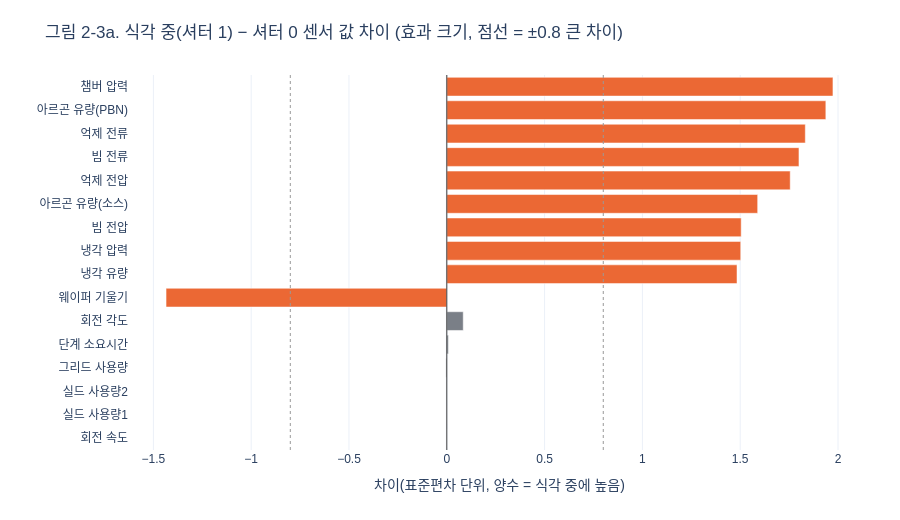
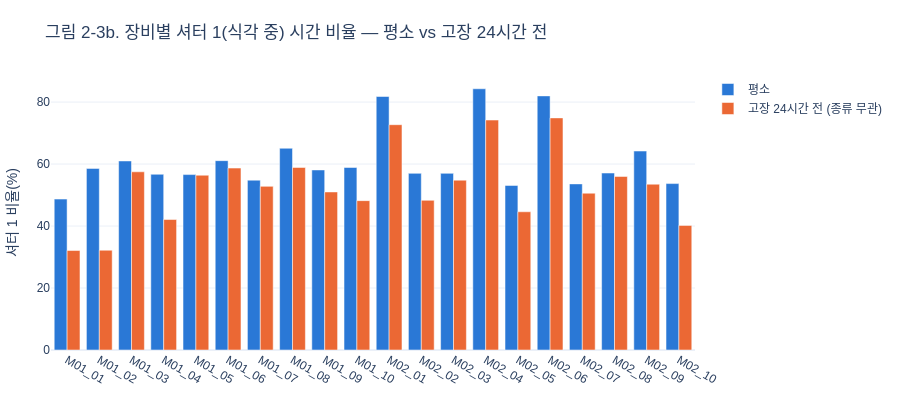

The code cell stored with these charts, in order, in its notebook:
### Markdown cell above
### 2-3. 분석 대상 — 식각 중(셔터 1) 구간만 쓴다

셔터(`shutter`)는 이온 빔과 웨이퍼 사이의 가림막이다. 공식 설명은 없지만 선행 연구(TCS 2018, UMD 2025)는 값 1을 **식각 중**으로 보고 그 구간만 썼다. 이 노트북도 **3장부터는 셔터 1 구간만** 본다. 무작위로 뽑는 샘플링이 아니라 조건으로 거르는 필터링이다.

거르는 순서: **원본 4초 행에서 셔터 1만 먼저 거르고 → 스텝 구간으로 요약**한다(`data/processed/step_s1/`). 셔터 1이 끊기면 같은 스텝이어도 다른 구간이 된다. 전체를 먼저 묶고 첫 셔터 값으로 거르는 방식과 차이가 있는지 마지막에 확인한다.

이 절만 **전체 구간**으로 아래 네 가지를 본다.
1. 셔터 값별 비율 (구간 수 / 시간)
2. 식각 중과 셔터 0의 센서 값 차이 (효과 크기)
3. 냉각 압력·유량의 고장 구분력: 전체 구간 vs 셔터 1
4. 셔터 1만 쓰면 **빠지는 정보**: 고장 직전 셔터 상태, 고장 직전 기록 유무

### Code cell
shutter_code = df_all.shutter.fillna(-1).to_numpy()
all_weight = df_all.n_rows.to_numpy()                      # 가중치 = 원본 행 수 → 시간 기준
prefault_all = {fault: (df_all[TTF[fault]] <= DAY).to_numpy() for fault in FAULTS}
SH_LABEL = {-1: '결측', 0: '0', 1: '1 (식각 중)', 2: '2', 3: '3', 255: '255'}

# ── 1) 셔터 값별 비율 ────────────────────────────────────────────
def shutter_share(row_mask, weight):
    # row_mask 구간 안에서 셔터 값별 비율(%). weight가 1이면 구간 수, n_rows면 시간 기준
    weight_by_shutter = pd.Series(weight[row_mask]).groupby(shutter_code[row_mask]).sum()
    return weight_by_shutter / weight_by_shutter.sum() * 100

all_rows = np.ones(len(df_all), bool)
shutter_columns = {'전체 · 구간 수': shutter_share(all_rows, np.ones(len(df_all))), '전체 · 시간': shutter_share(all_rows, all_weight)}
for fault in FAULTS:
    shutter_columns[f'{FSHORT[fault]} 24시간 전 · 시간'] = shutter_share(prefault_all[fault], all_weight)
shutter_table = pd.DataFrame(shutter_columns).fillna(0).round(1)
shutter_table.index = [SH_LABEL.get(int(shutter_value), str(shutter_value)) for shutter_value in shutter_table.index]
shutter_table.index.name = '셔터 값 (%)'
display(shutter_table)

# ── 2) 식각 중(셔터 1) vs 셔터 0 센서 값 차이 ────────────────────────
is_etching_all, is_shutter0_all = shutter_code == 1, shutter_code == 0
shutter_diff_rows = []
for sensor, mean_col in zip(SENSORS, FEAT):
    sensor_values = df_all[mean_col].to_numpy()
    etching_values, shutter0_values = sensor_values[is_etching_all], sensor_values[is_shutter0_all]
    # 효과 크기 = (식각 중 평균 − 셔터 0 평균) / 두 집단 표준편차의 평균(제곱 평균의 제곱근)
    pooled_std = np.sqrt((np.nanvar(etching_values) + np.nanvar(shutter0_values)) / 2)
    effect_size = (np.nanmean(etching_values) - np.nanmean(shutter0_values)) / pooled_std if pooled_std > 0 else np.nan
    shutter_diff_rows.append({'센서': NAMES[sensor], '식각 중 중앙값': np.nanmedian(etching_values),
                              '셔터 0 중앙값': np.nanmedian(shutter0_values), '차이(표준편차 단위)': effect_size})
shutter_diff = (pd.DataFrame(shutter_diff_rows).set_index('센서')
                .sort_values('차이(표준편차 단위)', key=lambda col: col.abs(), ascending=False))
print(f'구간 수: 식각 중 {is_etching_all.sum():,} · 셔터 0 {is_shutter0_all.sum():,}')
display(shutter_diff.round(2))

bar_order = shutter_diff.iloc[::-1]
fig = go.Figure(go.Bar(x=bar_order['차이(표준편차 단위)'], y=bar_order.index, orientation='h',
                       marker_color=[C_FAIL if abs(value) >= 0.8 else C_GREY for value in bar_order['차이(표준편차 단위)']],
                       hovertemplate='%{y}<br>%{x:.2f} 표준편차<extra></extra>'))
for line_x in (-0.8, 0.8):
    fig.add_vline(x=line_x, line=dict(color='#999', dash='dot', width=1))
fig.add_vline(x=0, line=dict(color='#444', width=1))
fig.update_layout(title='그림 2-3a. 식각 중(셔터 1) − 셔터 0 센서 값 차이 (효과 크기, 점선 = ±0.8 큰 차이)',
                  xaxis_title='차이(표준편차 단위, 양수 = 식각 중에 높음)', yaxis_title='')
show(fig, 520)

# ── 3) 냉각 압력·유량 구분력: 전체 구간 vs 셔터 1 ─────────────────────
# z값 기준은 3-2와 같다: 장비·레시피·스텝·셔터별 평소(고장에서 24시간 넘게) 구간, 30개 이상
COMPARE_SENSORS = ['FLOWCOOLPRESSURE', 'FLOWCOOLFLOWRATE']
is_normal_all = nearest_fault_dist(df_all, events) > DAY
ctx_all = df_all.assign(_rs=df_all.recipe_step.fillna(-1), _sh=df_all.shutter.fillna(-1)) \
                .groupby(['Tool', 'recipe', '_rs', '_sh'], observed=True, sort=False).ngroup().to_numpy()
normal_frame = df_all.loc[is_normal_all, [sensor + '_mean' for sensor in COMPARE_SENSORS]].assign(ctx=ctx_all[is_normal_all])
normal_group = normal_frame.groupby('ctx')
enough_normal_ctx = normal_group.size() >= 30
z_all = {}
for sensor in COMPARE_SENSORS:
    ctx_mean = normal_group[sensor + '_mean'].mean().reindex(ctx_all).to_numpy()
    ctx_std = normal_group[sensor + '_mean'].std().where(enough_normal_ctx).reindex(ctx_all).to_numpy()
    z_all[sensor] = (df_all[sensor + '_mean'].to_numpy() - ctx_mean) / np.where(ctx_std > 1e-6, ctx_std, np.nan)

compare_rng = np.random.default_rng(0)
compare_rows = []
for scope_name, scope_mask in [('전체 구간', all_rows), ('셔터 1', is_etching_all)]:
    for tool, row_idx in df_all.groupby('Tool', observed=True).indices.items():
        normal_idx = row_idx[is_normal_all[row_idx] & scope_mask[row_idx]]
        if len(normal_idx) > 50_000:                         # 평소 구간은 장비당 최대 5만 개 표본
            normal_idx = compare_rng.choice(normal_idx, 50_000, replace=False)
        for fault in FAULTS:
            prefault_idx = row_idx[prefault_all[fault][row_idx] & scope_mask[row_idx]]
            for sensor in COMPARE_SENSORS:
                compare_rows.append({'범위': scope_name, '센서': NAMES[sensor], '고장': FSHORT[fault],
                                     'auc': auc(z_all[sensor][prefault_idx], z_all[sensor][normal_idx])})
scope_auc = (pd.DataFrame(compare_rows).groupby(['센서', '고장', '범위']).auc.median().unstack('범위')
             [['전체 구간', '셔터 1']].reindex(ORDER, level='고장'))
scope_auc['|AUC−0.5| 전체'] = (scope_auc['전체 구간'] - .5).abs()
scope_auc['|AUC−0.5| 셔터 1'] = (scope_auc['셔터 1'] - .5).abs()
display(Markdown('**장비별 AUC 중앙값** (0.5 = 구분 못 함, 0.5에서 멀수록 잘 구분)'))
display(scope_auc.round(3))

# ── 4) 셔터 1만 쓰면 빠지는 정보 ──────────────────────────────────────
# (a) 장비별 셔터 1 시간 비율: 평소 vs 고장 24시간 전(종류 무관)
is_any_prefault_all = np.logical_or.reduce([prefault_all[fault] for fault in FAULTS])
tool_of_row_all = df_all.Tool.astype(str).to_numpy()
def shutter1_time_share(row_mask):
    return (pd.Series(all_weight * is_etching_all * row_mask).groupby(tool_of_row_all).sum()
            / pd.Series(all_weight * row_mask).groupby(tool_of_row_all).sum() * 100)
shutter1_by_tool = pd.DataFrame({'평소': shutter1_time_share(is_normal_all),
                                 '고장 24시간 전 (종류 무관)': shutter1_time_share(is_any_prefault_all)}).round(1)
fig = go.Figure()
for column_name, color in zip(shutter1_by_tool.columns, [C_OK, C_FAIL]):
    fig.add_bar(x=shutter1_by_tool.index, y=shutter1_by_tool[column_name], name=column_name, marker_color=color)
fig.update_layout(title='그림 2-3b. 장비별 셔터 1(식각 중) 시간 비율 — 평소 vs 고장 24시간 전', yaxis_title='셔터 1 비율(%)', barmode='group')
show(fig, 420)

# (b) 고장 직전 기록 유무: 모든 기록 기준 vs 식각(셔터 1) 기록 기준
def no_record_share(segment_mask, window_sec):
    # 고장 기록마다 직전 window_sec 안에 segment_mask 구간이 하나도 없는 비율(%)
    no_record = {fault: [] for fault in FAULTS}
    for tool, row_idx in df_all.groupby('Tool', observed=True).indices.items():
        row_idx = row_idx[segment_mask[row_idx]]
        seg_start, seg_end = df_all.time_start.to_numpy()[row_idx], df_all.time_end.to_numpy()[row_idx]
        longest = (seg_end - seg_start).max() if len(row_idx) else 0
        for fault in events[events.Tool == tool].itertuples():
            lo = np.searchsorted(seg_start, fault.time - window_sec - longest, 'left')
            hi = np.searchsorted(seg_start, fault.time, 'left')
            overlaps = (seg_end[lo:hi] > fault.time - window_sec).any()
            no_record[fault.fault_type].append(not overlaps)
    return {FSHORT[fault]: round(np.mean(values) * 100, 1) for fault, values in no_record.items()}

record_table = pd.DataFrame({
    '직전 1시간 기록 없음 · 모든 기록(%)': no_record_share(all_rows, HOUR),
    '직전 1시간 기록 없음 · 식각 기록(%)': no_record_share(is_etching_all, HOUR),
    '직전 24시간 기록 없음 · 모든 기록(%)': no_record_share(all_rows, DAY),
    '직전 24시간 기록 없음 · 식각 기록(%)': no_record_share(is_etching_all, DAY)}).reindex(ORDER)
record_table.index.name = '고장'
display(record_table)

# ── 이후 분석 대상: 셔터 1 구간만 ────────────────────────────────────
# step_s1/ = 원본 4초 행에서 셔터 1만 먼저 거른 뒤 스텝 구간으로 요약한 데이터 (src/make_processed.py)
df = pd.concat([pd.read_parquet(path, columns=load_cols) for path in sorted((PROC / 'step_s1').glob('*.parquet'))],
               ignore_index=True)
df['Tool'] = df.Tool.astype('category')
df['M'] = df.Tool.astype(str).str[:3]
df = df.sort_values(['Tool', 'time_start']).reset_index(drop=True)
assert len(df) == sum(tool_info['step_s1_rows'] for tool_info in manifest.values())

# 옛 방식(전체를 스텝 구간으로 묶은 뒤 첫 셔터 값이 1인 구간)과 비교
mix_total = pd.DataFrame([tool_info['shutter_mix'] for tool_info in manifest.values()]).sum()
old_filtered = df_all[df_all.shutter == 1]
print(f'스텝 구간 안에서 셔터 값이 바뀌는 구간: {mix_total.mixed_segments:,}개 / {mix_total.step_segments:,}개 · '
      f'옛 방식에 섞인 셔터 1 아닌 원본 행: {mix_total.old_rows_not_etching:,}행')
print(f'구간 수: 새 방식 {len(df):,} · 옛 방식 {len(old_filtered):,} / '
      f'원본 행: 새 방식 {df.n_rows.sum():,} · 옛 방식 {old_filtered.n_rows.sum():,}')
is_shutter1 = np.ones(len(df), bool)                       # 3장 이후 df는 모두 셔터 1 (기존 코드 호환용)
print(f'3장 이후 분석 대상: 셔터 1 구간 {len(df):,}개 (전체의 {len(df) / len(df_all):.1%}) · '
      f'시간 기준 {df.n_rows.sum() / RAW_ROWS:.1%}')

### Figure 1 — Plotly figure (JSON) as saved in the notebook; plotly's stock layout.template omitted (floating-point values rounded to 4 significant figures)
{"data": [{"hovertemplate": "%{y}<br>%{x:.2f} 표준편차<extra></extra>", "marker": {"color": ["#7a7f87", "#7a7f87", "#7a7f87", "#7a7f87", "#7a7f87", "#7a7f87", "#eb6834", "#eb6834", "#eb6834", "#eb6834", "#eb6834", "#eb6834", "#eb6834", "#eb6834", "#eb6834", "#eb6834"]}, "orientation": "h", "type": "bar", "x": [0.0004328, -0.001021, 0.001189, -0.00436, 0.008198, 0.08409, -1.435, 1.484, 1.503, 1.505, 1.589, 1.756, 1.8, 1.833, 1.938, 1.974], "y": ["회전 속도", "실드 사용량1", "실드 사용량2", "그리드 사용량", "단계 소요시간", "회전 각도", "웨이퍼 기울기", "냉각 유량", "냉각 압력", "빔 전압", "아르곤 유량(소스)", "억제 전압", "빔 전류", "억제 전류", "아르곤 유량(PBN)", "챔버 압력"]}], "layout": {"font": {"family": "Malgun Gothic, sans-serif"}, "height": 520, "margin": {"b": 70, "l": 30, "r": 30, "t": 75}, "shapes": [{"line": {"color": "#999", "dash": "dot", "width": 1}, "type": "line", "x0": -0.8, "x1": -0.8, "xref": "x", "y0": 0, "y1": 1, "yref": "y domain"}, {"line": {"color": "#999", "dash": "dot", "width": 1}, "type": "line", "x0": 0.8, "x1": 0.8, "xref": "x", "y0": 0, "y1": 1, "yref": "y domain"}, {"line": {"color": "#444", "width": 1}, "type": "line", "x0": 0, "x1": 0, "xref": "x", "y0": 0, "y1": 1, "yref": "y domain"}], "title": {"text": "그림 2-3a. 식각 중(셔터 1) − 셔터 0 센서 값 차이 (효과 크기, 점선 = ±0.8 큰 차이)"}, "xaxis": {"title": {"text": "차이(표준편차 단위, 양수 = 식각 중에 높음)"}}, "yaxis": {"title": {"text": ""}}}}

### Figure 2 — Plotly figure (JSON) as saved in the notebook; plotly's stock layout.template omitted (floating-point values rounded to 4 significant figures)
{"data": [{"marker": {"color": "#2a78d6"}, "name": "평소", "type": "bar", "x": ["M01_01", "M01_02", "M01_03", "M01_04", "M01_05", "M01_06", "M01_07", "M01_08", "M01_09", "M01_10", "M02_01", "M02_02", "M02_03", "M02_04", "M02_05", "M02_06", "M02_07", "M02_08", "M02_09", "M02_10"], "y": [48.7, 58.6, 61.0, 56.7, 56.6, 61.1, 54.8, 65.1, 58.1, 58.9, 81.8, 57.0, 57.0, 84.3, 53.1, 82.0, 53.6, 57.1, 64.2, 53.7]}, {"marker": {"color": "#eb6834"}, "name": "고장 24시간 전 (종류 무관)", "type": "bar", "x": ["M01_01", "M01_02", "M01_03", "M01_04", "M01_05", "M01_06", "M01_07", "M01_08", "M01_09", "M01_10", "M02_01", "M02_02", "M02_03", "M02_04", "M02_05", "M02_06", "M02_07", "M02_08", "M02_09", "M02_10"], "y": [32.1, 32.2, 57.5, 42.1, 56.4, 58.7, 52.8, 58.9, 51.0, 48.2, 72.7, 48.3, 54.8, 74.2, 44.6, 74.9, 50.6, 56.0, 53.5, 40.2]}], "layout": {"barmode": "group", "font": {"family": "Malgun Gothic, sans-serif"}, "height": 420, "margin": {"b": 70, "l": 30, "r": 30, "t": 75}, "title": {"text": "그림 2-3b. 장비별 셔터 1(식각 중) 시간 비율 — 평소 vs 고장 24시간 전"}, "yaxis": {"title": {"text": "셔터 1 비율(%)"}}}}
